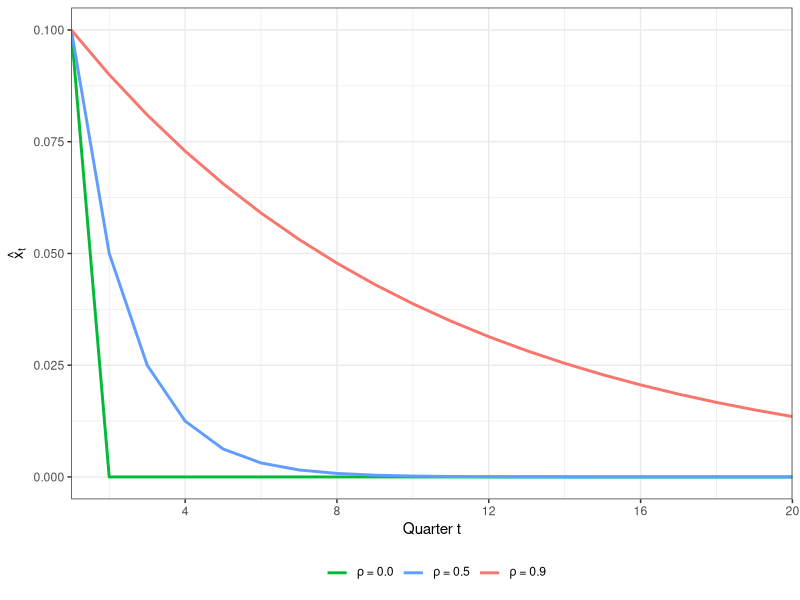
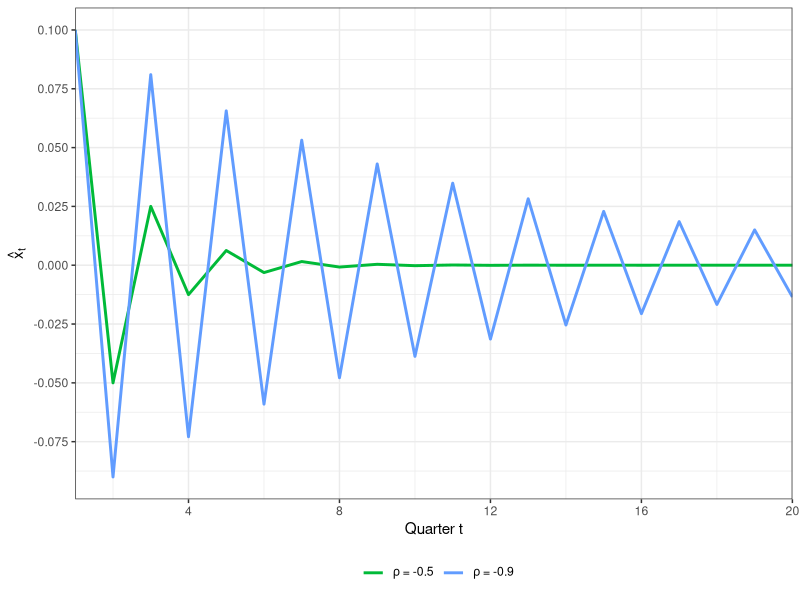
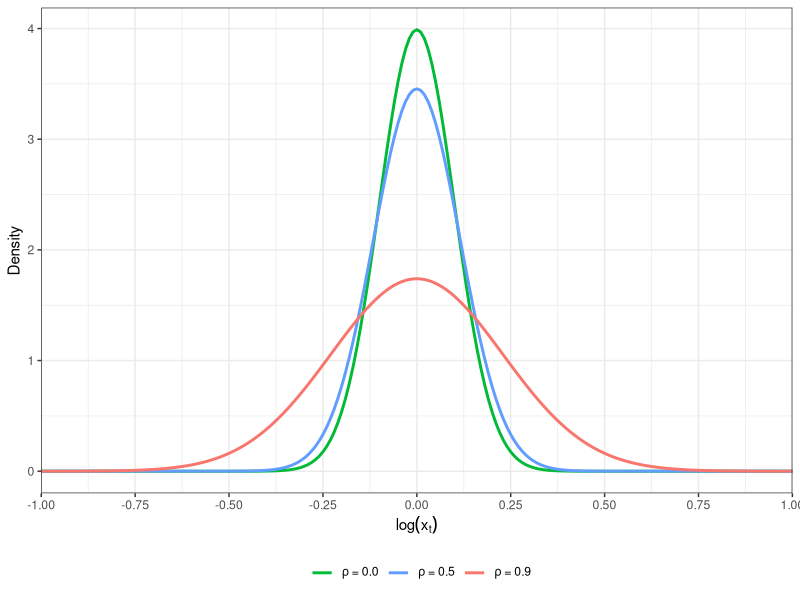
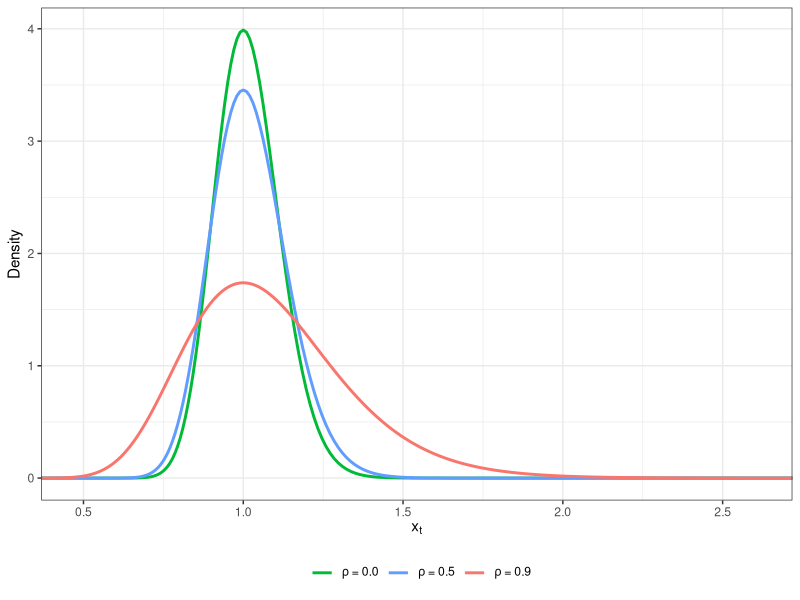
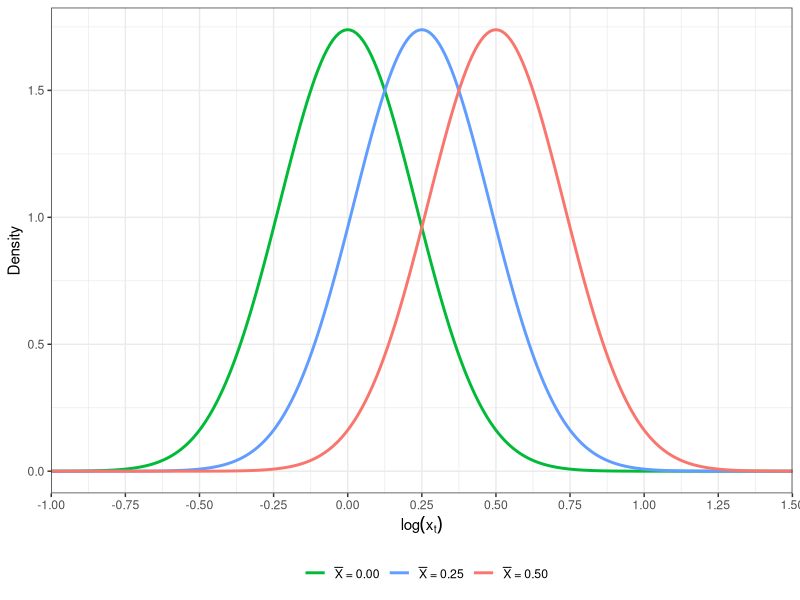
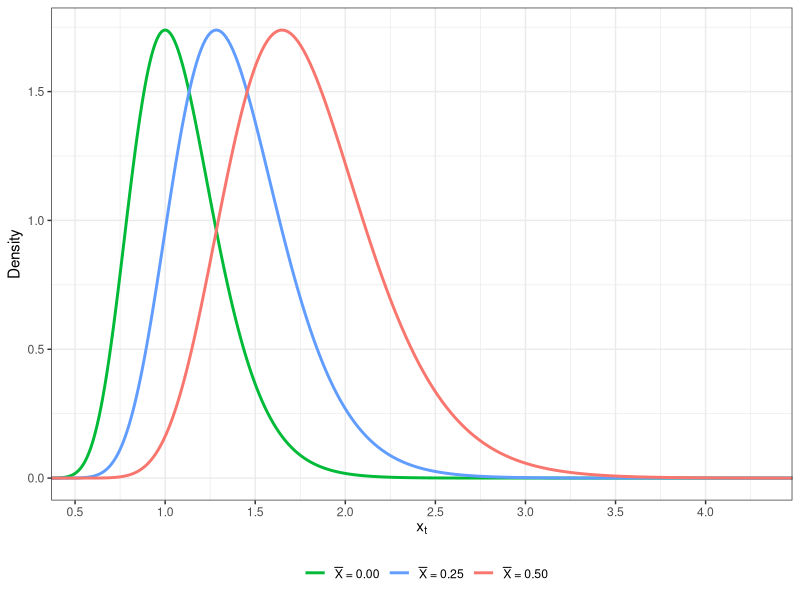

R code for these plots, in order:
#######################################
### AR(1) processes
#######################################

# Clear the workspace and load libraries
rm(list = ls())
library(reshape2)
library(base)
library(ggplot2)
library(grid)
library(scales)
library(stringr)
library(tidyverse)

# should graphs be exported to pdf
export_pdf <- FALSE

# define some colors
mygreen <- "#00BA38"
myblue  <- "#619CFF"
myred   <- "#F8766D"
  
# standard deviation of epsilon
sd_eps = 0.1


########### 
# Impulse response functions for different AR(1) coefficients
###########

# generate sequence of 20 quarters
x <- seq(1, 20, 1)
dat <- data.frame(quarter=x)

# iterate over different values
i <- 1
for(rho in c(-0.9, -0.5, 0, 0.5, 0.9)) {
  dat[paste("rho", i, sep="")] <- sd_eps*rho^c(0:(length(x)-1))
  i <- i+1
}

# create plot for positive rhos
myplot <- ggplot(data = dat) + 
  geom_line(aes(x=quarter, y=rho3, color="l1"), linewidth=1) +
  geom_line(aes(x=quarter, y=rho4, color="l2"), linewidth=1) +
  geom_line(aes(x=quarter, y=rho5, color="l3"), linewidth=1) +
  scale_x_continuous(breaks=seq(0, 20, 4), expand=c(0, 0)) +  
  scale_y_continuous(breaks=seq(0, 0.1, 0.025)) +  
  labs(x = "Quarter t",
       y = expression(hat(x)[t])) +
  scale_color_manual(breaks = c("l1", "l2", "l3"),
                     labels = c(expression(paste(rho," = 0.0")), expression(paste(rho," = 0.5")), expression(paste(rho," = 0.9"))),
                     values = c(mygreen, myblue, myred), name='') +
  theme_bw() + 
  theme(legend.position="bottom")

# print the plot
print(myplot)

# save plot to pdf file (if needed)
if(export_pdf) {
  aspect_ratio <- 4/3.5;
  height <- 4.8;
  ggsave("fig1.pdf", width = height*aspect_ratio, height = height)
}


# create plot for negative rhos
myplot <- ggplot(data = dat) + 
  geom_line(aes(x=quarter, y=rho2, color="l1"), linewidth=1) +
  geom_line(aes(x=quarter, y=rho1, color="l2"), linewidth=1) +
  scale_x_continuous(breaks=seq(0, 20, 4), expand=c(0, 0)) +  
  scale_y_continuous(breaks=seq(-0.1, 0.1, 0.025)) +  
  labs(x = "Quarter t",
       y = expression(hat(x)[t])) +
  scale_color_manual(breaks = c("l1", "l2"),
                     labels = c(expression(paste(rho," = -0.5")), expression(paste(rho," = -0.9"))),
                     values = c(mygreen, myblue), name='') +
  theme_bw() + 
  theme(legend.position="bottom")

# print the plot
print(myplot)

# save plot to pdf file (if needed)
if(export_pdf) {
  aspect_ratio <- 4/3.5;
  height <- 4.8;
  ggsave("fig2.pdf", width = height*aspect_ratio, height = height)
}


########### 
# Distribution for log(X_t) for different values of rho
###########

x = seq(-1, 1, 0.01)
dat <- data.frame(x)

# iterate over different values
i <- 1
for(rho in c(0, 0.5, 0.9)) {
  dat[paste("rho", i, sep="")] <- dnorm(x, mean=0, sd=sd_eps/sqrt(1-rho^2))
  i <- i+1
}

# create plot for different values of rho
myplot <- ggplot(data = dat) + 
  geom_line(aes(x=x, y=rho1, color="l1"), linewidth=1) +
  geom_line(aes(x=x, y=rho2, color="l2"), linewidth=1) +
  geom_line(aes(x=x, y=rho3, color="l3"), linewidth=1) +
  scale_x_continuous(breaks=seq(-1, 1, 0.25), expand=c(0, 0)) +  
  labs(x = expression(log(x[t])),
       y = "Density") +
  scale_color_manual(breaks = c("l1", "l2", "l3"),
                     labels = c(expression(paste(rho," = 0.0")), expression(paste(rho," = 0.5")), expression(paste(rho," = 0.9"))),
                     values = c(mygreen, myblue, myred), name='') +
  theme_bw() + 
  theme(legend.position="bottom")

# print the plot
print(myplot)

# save plot to pdf file (if needed)
if(export_pdf) {
  aspect_ratio <- 4/3.5;
  height <- 4.8;
  ggsave("fig3.pdf", width = height*aspect_ratio, height = height)
}


########### 
# Distribution for X_t for different values of rho
###########

# create plot for different values of rho
myplot <- ggplot(data = dat) + 
  geom_line(aes(x=exp(x), y=rho1, color="l1"), linewidth=1) +
  geom_line(aes(x=exp(x), y=rho2, color="l2"), linewidth=1) +
  geom_line(aes(x=exp(x), y=rho3, color="l3"), linewidth=1) +
  scale_x_continuous(breaks=seq(0, 3, 0.5), expand=c(0, 0)) +  
  labs(x = expression(x[t]),
       y = "Density") +
  scale_color_manual(breaks = c("l1", "l2", "l3"),
                     labels = c(expression(paste(rho," = 0.0")), expression(paste(rho," = 0.5")), expression(paste(rho," = 0.9"))),
                     values = c(mygreen, myblue, myred), name='') +
  theme_bw() + 
  theme(legend.position="bottom")

# print the plot
print(myplot)

# save plot to pdf file (if needed)
if(export_pdf) {
  aspect_ratio <- 4/3.5;
  height <- 4.8;
  ggsave("fig4.pdf", width = height*aspect_ratio, height = height)
}


########### 
# Distribution for log(X_t) for different values of X_bar
###########

x = seq(-1, 1.5, 0.01)
dat <- data.frame(x)

# iterate over different values
i <- 1
for(X_bar in c(0, 0.25, 0.5)) {
  y <- c(0:(length(x)-1))
  dat[paste("rho", i, sep="")] <- dnorm(x, mean=X_bar, sd=sd_eps/sqrt(1-rho^2))
  i <- i+1
}

# create plot for different values of rho
myplot <- ggplot(data = dat) + 
  geom_line(aes(x=x, y=rho1, color="l1"), linewidth=1) +
  geom_line(aes(x=x, y=rho2, color="l2"), linewidth=1) +
  geom_line(aes(x=x, y=rho3, color="l3"), linewidth=1) +
  scale_x_continuous(breaks=seq(-1, 1.5, 0.25), expand=c(0, 0)) +  
  labs(x = expression(log(x[t])),
       y = "Density") +
  scale_color_manual(breaks = c("l1", "l2", "l3"),
                     labels = c(expression(paste(bar(X)," = 0.00")), expression(paste(bar(X)," = 0.25")), expression(paste(bar(X)," = 0.50"))),
                     values = c(mygreen, myblue, myred), name='') +
  theme_bw() + 
  theme(legend.position="bottom")

# print the plot
print(myplot)

# save plot to pdf file (if needed)
if(export_pdf) {
  aspect_ratio <- 4/3.5;
  height <- 4.8;
  ggsave("fig5.pdf", width = height*aspect_ratio, height = height)
}


########### 
# Distribution for X_t for different values of rho
###########

# create plot for different values of rho
myplot <- ggplot(data = dat) + 
  geom_line(aes(x=exp(x), y=rho1, color="l1"), linewidth=1) +
  geom_line(aes(x=exp(x), y=rho2, color="l2"), linewidth=1) +
  geom_line(aes(x=exp(x), y=rho3, color="l3"), linewidth=1) +
  scale_x_continuous(breaks=seq(0, 4.5, 0.5), expand=c(0, 0)) +  
  
  labs(x = expression(x[t]),
       y = "Density") +
  scale_color_manual(breaks = c("l1", "l2", "l3"),
                     labels = c(expression(paste(bar(X)," = 0.00")), expression(paste(bar(X)," = 0.25")), expression(paste(bar(X)," = 0.50"))),
                     values = c(mygreen, myblue, myred), name='') +
  theme_bw() + 
  theme(legend.position="bottom")

# print the plot
print(myplot)

# save plot to pdf file (if needed)
if(export_pdf) {
  aspect_ratio <- 4/3.5;
  height <- 4.8;
  ggsave("fig6.pdf", width = height*aspect_ratio, height = height)
}